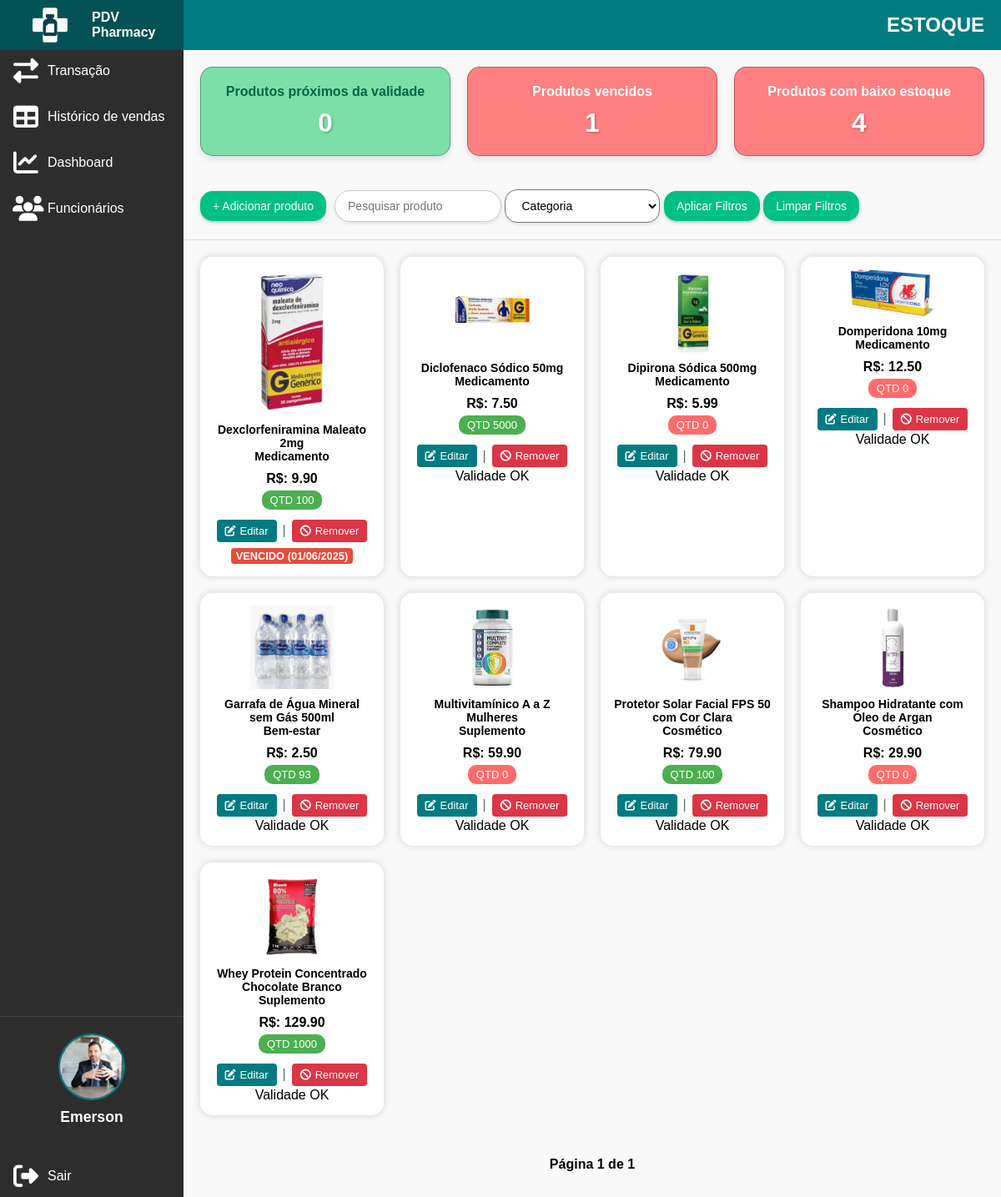
/estoque/listar/ (signed in), run on the app's committed database.
### funcionario/models.py (models this page shows)
class Funcionario(models.Model):
    user = models.OneToOneField(User, on_delete=models.CASCADE, null=True, blank=True)
    SEXO_CHOICES = [
        ('M', 'Masculino'),
        ('F', 'Feminino'),
        ('O', 'Outro'),
    ]
    telefone = models.CharField(max_length=15)
    cpf = models.CharField(max_length=14, unique=True)
    endereco = models.CharField(max_length=255)
    sexo = models.CharField(max_length=1, choices=SEXO_CHOICES)
    data_nascimento = models.DateField()
    foto = models.ImageField(upload_to='fotos_funcionarios/', blank=True, null=True)
    observacao = models.TextField(blank=True, null=True)
    criado_em = models.DateTimeField(auto_now_add=True)

### estoque/models.py (models this page shows, shortened)
class Produto(models.Model):
    CATEGORIAS = [
        ('medicamento', 'Medicamento'),
        ('cosmetico', 'Cosmético'),
        ('suplemento', 'Suplemento'),
        ('higiene', 'Higiene Pessoal'),
        ('perfumaria', 'Perfumaria'),
        ('bem_estar', 'Bem-estar'),
        ('veterinario', 'Produtos Veterinários'),
    ]
    nome = models.CharField(max_length=100)
    descricao = models.TextField(blank=True)
    preco = models.DecimalField(max_digits=10, decimal_places=2)
    categoria = models.CharField(max_length=100, choices=CATEGORIAS)
    codigo_barras = models.CharField(max_length=100, unique=True)
    imagem = models.ImageField(upload_to='produtos/', blank=True, null=True)
    quantidade_estoque = models.PositiveIntegerField(default=0)
    ativo = models.BooleanField(default=True)

class Lote(models.Model):
    produto = models.ForeignKey(Produto, related_name='lotes', on_delete=models.CASCADE)
    data_entrada = models.DateField()
    data_validade = models.DateField()
    quantidade = models.IntegerField()

### estoque/views.py (the view)
# urls.py: path('listar/', views.listar_produtos, name='listar_produtos'),
@login_required
def listar_produtos(request):
    if not (eh_dono(request.user) or is_funcionario(request.user)):
        return redirect('login')
    query = request.GET.get('q', '')
    categoria_valor = request.GET.get('categoria', '')
    validade_proxima_filter_ativado = request.GET.get('validade_proxima', '') == 'true'
    status_validade_filter = request.GET.get('status_validade', '')
    baixo_estoque_filter_ativado = request.GET.get('baixo_estoque', '') == 'true'
    hoje = timezone.now().date()
    dias_validade_proxima = 90
    limite_data_validade_proxima = hoje + timedelta(days=dias_validade_proxima)
    produtos_qs = Produto.objects.filter(ativo=True).order_by('nome')
    if query:
        produtos_qs = produtos_qs.filter(
            Q(nome__icontains=query) | Q(codigo_barras__icontains=query)
        )
    if categoria_valor:
        produtos_qs = produtos_qs.filter(categoria=categoria_valor)
    if validade_proxima_filter_ativado:
        produtos_com_lotes_proximos_vencimento = Produto.objects.filter(
            lotes__data_validade__gte=hoje,
            lotes__data_validade__lte=limite_data_validade_proxima
        ).distinct()
        produtos_qs = produtos_qs.filter(id__in=produtos_com_lotes_proximos_vencimento.values('id'))
    if status_validade_filter == 'vencido':
        produtos_vencidos = Produto.objects.filter(
            lotes__data_validade__lt=hoje
        ).distinct()
        produtos_qs = produtos_qs.filter(id__in=produtos_vencidos.values('id'))
    if baixo_estoque_filter_ativado:
        produtos_qs = produtos_qs.filter(quantidade_estoque__lte=5)
    produtos_para_exibir_com_status = []
    for produto in produtos_qs.distinct():
        produto_data = {
            'id': produto.id,
            'nome': produto.nome,
            'descricao': produto.descricao,
            'preco': produto.preco,
            'categoria': produto.categoria,
            'get_categoria_display': produto.get_categoria_display(),
            'codigo_barras': produto.codigo_barras,
            'imagem': produto.imagem,
            'quantidade_estoque': produto.quantidade_estoque,
            'status_validade': 'ok',
            'data_validade_mais_proxima': None,
        }
        lotes_do_produto_atual = produto.lotes.all()
        lote_mais_proximo_vencimento = None
        lote_vencido_mais_antigo = None
        for lote in lotes_do_produto_atual:
            if lote.data_validade < hoje:
                if lote_vencido_mais_antigo is None or lote.data_validade < lote_vencido_mais_antigo.data_validade:
                    lote_vencido_mais_antigo = lote
            elif lote.data_validade > hoje and lote.data_validade <= limite_data_validade_proxima:
                if lote_mais_proximo_vencimento is None or lote.data_validade < lote_mais_proximo_vencimento.data_validade:
                    lote_mais_proximo_vencimento = lote
        if lote_vencido_mais_antigo:
            produto_data['status_validade'] = 'vencido'
            produto_data['data_validade_mais_proxima'] = lote_vencido_mais_antigo.data_validade
        elif lote_mais_proximo_vencimento:
            produto_data['status_validade'] = 'perto_vencer'
            produto_data['data_validade_mais_proxima'] = lote_mais_proximo_vencimento.data_validade
        produtos_para_exibir_com_status.append(produto_data)
    paginator = Paginator(produtos_para_exibir_com_status, 10)
    page_number = request.GET.get('page')
    page_obj = paginator.get_page(page_number)
    lotes_filtrados_geral = Lote.objects.filter(produto__in=produtos_qs)
    perto_validade_count_geral = lotes_filtrados_geral.filter(
        data_validade__gt=hoje,
        data_validade__lte=limite_data_validade_proxima
    ).count()
    vencidos_count_geral = lotes_filtrados_geral.filter(
        data_validade__lt=hoje
    ).count()
    baixa_quantidade_count_geral = produtos_qs.filter(
        quantidade_estoque__lte=5
    ).count()
    total_produtos_filtrados = produtos_qs.count()
    total_lotes_filtrados = lotes_filtrados_geral.count()
    quantidade_total_itens_filtrados = lotes_filtrados_geral.aggregate(Sum('quantidade'))['quantidade__sum'] or 0
    valor_total_estoque_filtrado = lotes_filtrados_geral.annotate(
        valor_lote=ExpressionWrapper(F('quantidade') * F('produto__preco'), output_field=DecimalField())
    ).aggregate(Sum('valor_lote'))['valor_lote__sum'] or 0.00
    count_produtos_com_validade_proxima = Produto.objects.filter(
        lotes__data_validade__gte=hoje,
        lotes__data_validade__lte=limite_data_validade_proxima
    ).filter(pk__in=produtos_qs.values('pk')).distinct().count()
    context = {
        'page_obj': page_obj,
        'query_param': query,
        'categoria_param': categoria_valor,
        'todas_categorias': Produto.CATEGORIAS,
        'validade_proxima_param_ativado': validade_proxima_filter_ativado,
        'status_validade_param': status_validade_filter,
        'baixo_estoque_param_ativado': baixo_estoque_filter_ativado,
        'total_produtos_exibidos': total_produtos_filtrados,
        'total_lotes_exibidos': total_lotes_filtrados,
        'quantidade_total_itens_exibidos': quantidade_total_itens_filtrados,
        'valor_total_estoque_exibido': valor_total_estoque_filtrado,
        'produtos_com_validade_proxima_exibidos': count_produtos_com_validade_proxima,
        'dias_para_validade_proxima': dias_validade_proxima,
        'perto_validade_count_geral': perto_validade_count_geral,
        'vencidos_count_geral': vencidos_count_geral,
        'baixa_quantidade_count_geral': baixa_quantidade_count_geral,
        'hoje': hoje,
        'is_dono': eh_dono(request.user),
    }
    return render(request, 'estoque/listar_produtos.html', context)

### estoque/views.py (called while the page is built)
def eh_dono(user):
    return user.groups.filter(name='dono').exists()

### funcionario/context_processors.py (called while the page is built)
def funcionario_logado_context(request):
    funcionario_logado = None
    if request.user.is_authenticated:
        try:
            funcionario_logado = request.user.funcionario
        except Funcionario.DoesNotExist:
            pass
    return {'funcionario_logado': funcionario_logado}

def is_dono_context(request):
    is_dono_var = False
    if request.user.is_authenticated:
        is_dono_var = request.user.groups.filter(name='dono').exists()
    return {'is_dono': is_dono_var}

### templates/estoque/listar_produtos.html (shortened to what this page needs)
{% load static %}
<html lang="pt">
<head>
    <link rel="stylesheet" href="https://cdnjs.cloudflare.com/ajax/libs/font-awesome/6.4.0/css/all.min.css"/>
    <link rel="stylesheet" href="{% static 'css/style_estoque.css' %}">
    {% load tz %}
</head>
<body>
<div class="sidebar">
        <div class="sidebar-top">
            <img src="{% static 'img/logo-icon.png' %}" alt="Logo PDV Farma" class="logo">
            <span class="logo-text">PDV Pharmacy</span>
        </div>
        <a href="{% url 'nova_venda' %}"><i class="fas fa-exchange-alt"></i><span>Transação</span></a>
        <a href="{% url 'historico_vendas' %}"><i class="fas fa-solid fa-table"></i><span>Histórico de vendas</span></a>
        <a href="{% url 'dashboard' %}"><i class="fas fa-chart-line"></i><span>Dashboard</span></a>
        {% if is_dono %}
            <a href="{% url 'listar_funcionarios' %}"> <i class="fas fa-users"></i> <span>Funcionários</span></a>
        {% endif %}
        {% if user.is_authenticated and funcionario_logado %}
    <div class="user-profile-sidebar">
        {% if funcionario_logado.foto %}
            <img src="{{ funcionario_logado.foto.url }}" alt="Foto de Perfil" class="profile-pic">
        {% else %}
            <img src="{% static 'img/default_profile_pic.png' %}" alt="Foto de Perfil Padrão" class="profile-pic">
        {% endif %}
        <span class="user-name">{{ user.first_name|default:user.username }}</span>
    </div>
    {% endif %}
        {% if user.is_authenticated %}
        <a href="#" class="logout-link">
            <i class="fas fa-sign-out-alt"></i><span>Sair</span>
        </a>
        {% endif %}
    </div>
<div class="main-content">
    <div class="topbar">
        ESTOQUE
    </div>
    <div class="indicators">
        <a href="{% url 'listar_produtos' %}?validade_proxima=true" class="card
                {% if produto.perto_validade_count_geral > 0 %}
                 red
                {% else %}
                green
                {% endif %}">
            Produtos próximos da validade<br><strong>{{ perto_validade_count_geral }}</strong>
        </a>
        <a href="{% url 'listar_produtos' %}?status_validade=vencido" class="card
                {% if vencidos_count_geral > 0 %}
                 red
                {% else %}
                green
                {% endif %}">
            Produtos vencidos<br><strong>{{ vencidos_count_geral }}</strong>
        </a>
        <a href="{% url 'listar_produtos' %}?baixo_estoque=true" class="card
                {% if baixa_quantidade_count_geral > 0 %}
                 red
                {% else %}
                green
                {% endif %}">
            Produtos com baixo estoque<br><strong>{{ baixa_quantidade_count_geral }}</strong>
        </a>
    </div>
    <div class="controls">
        {% if is_dono %}
            <a href="{% url 'criar_produto' %}"><button>+ Adicionar produto</button></a>
        {% endif %}
        <form method="GET" action="{% url 'listar_produtos' %}" style="display: inline;">
            <input type="text" name="q" value="{{ query_param }}" placeholder="Pesquisar produto">
            <select name="categoria">
                <option value="">Categoria</option>
            </select>
            <button type="submit">Aplicar Filtros</button>
            <a href="{% url 'listar_produtos' %}"><button type="button">Limpar Filtros</button></a>
        </form>
    </div>
    <div class="products">
        {% for produto in page_obj %}
        <div class="product-card">
            {% if produto.imagem %}
            <img src="{{ produto.imagem.url }}" alt="{{ produto.nome }}" width="150" />
            {% else %}
            <p>Sem imagem</p>
            {% endif %}
            <h3>{{ produto.nome }}<br>{{ produto.get_categoria_display }}</h3>
            <div class="price">R$: {{ produto.preco|floatformat:2 }}</div>
            <div class="qty
                {% if produto.quantidade_estoque > 12 %}
                    qty-green
                {% elif produto.quantidade_estoque > 5 %}
                    qty-yellow
                {% else %}
                    qty-red
                {% endif %}
            ">
            QTD {{ produto.quantidade_estoque }}
            </div>
            {% if is_dono %}
                <div class="actions" style="margin-top: 10px;">
    <a href="{% url 'atualizar_produto' produto.id %}" class="button button-edit"><i class="fas fa-edit"></i> Editar</a>
    <span class="separator">|</span> <form method="post" action="{% url 'deletar_produto' produto.id %}" style="display:inline;" id="delete-form-{{ produto.id }}">
        <button type="button" class="button button-danger" onclick="confirmDelete({{ produto.id }}, '{{ produto.nome }}')">
            <i class="fas fa-ban"></i> Remover
        </button>
    </form>
</div>
            {% endif %}
            <div>
                {% if produto.status_validade == 'vencido' %}
                    <span class="badge badge-red">VENCIDO ({{ produto.data_validade_mais_proxima|date:"d/m/Y" }})</span>
                {% elif produto.status_validade == 'perto_vencer' %}
                    <span class="badge badge-yellow">Perto de vencer ({{ produto.data_validade_mais_proxima|date:"d/m/Y" }})</span>
                {% else %}
                    <span>Validade OK</span>
                {% endif %}
            </div>
        </div>
        {% empty %}
        <p>Nenhum produto encontrado.</p>
        {% endfor %}
    </div>
    <div class="paginacao" style="text-align: center; margin: 20px;">
        <span>Página {{ page_obj.number }} de {{ page_obj.paginator.num_pages }}</span>
    </div>
</div>
</body>
</html>

### data on the page
Funcionario: foto (picture)
Produto: shows a picture, nome "Dexclorfeniramina Maleato 2mg", categoria "Medicamento", preco "9.90", quantidade_estoque "100", data_validade_mais_proxima "01/06/2025"
Produto: shows a picture, nome "Diclofenaco Sódico 50mg", categoria "Medicamento", preco "7.50", quantidade_estoque "5000", shows "Validade OK"
Produto: nome "Dipirona Sódica 500mg", preco "5.99"
Produto: nome "Domperidona 10mg", preco "12.50"
Produto: nome "Garrafa de Água Mineral sem Gás 500ml", preco "2.50"
Produto: shows a picture, nome "Multivitamínico A a Z Mulheres", categoria "Suplemento", preco "59.90", quantidade_estoque "0", shows "Validade OK"
Produto: nome "Protetor Solar Facial FPS 50 com Cor Clara", preco "79.90"
Produto: nome "Shampoo Hidratante com Óleo de Argan", preco "29.90"
Produto: shows a picture, nome "Whey Protein Concentrado Chocolate Branco", categoria "Suplemento", preco "129.90", quantidade_estoque "1000", shows "Validade OK"

### other printed values
{{ user.first_name|default:user.username }} "Emerson"
{{ perto_validade_count_geral }} "0"
{{ vencidos_count_geral }} "1"
{{ baixa_quantidade_count_geral }} "4"
{{ produto.get_categoria_display }} "Medicamento" "Medicamento" "Bem-estar" "Cosmético" "Cosmético"
{{ produto.quantidade_estoque }} "0" "0" "93" "100" "0"
{{ page_obj.number }} "1"
{{ page_obj.paginator.num_pages }} "1"
